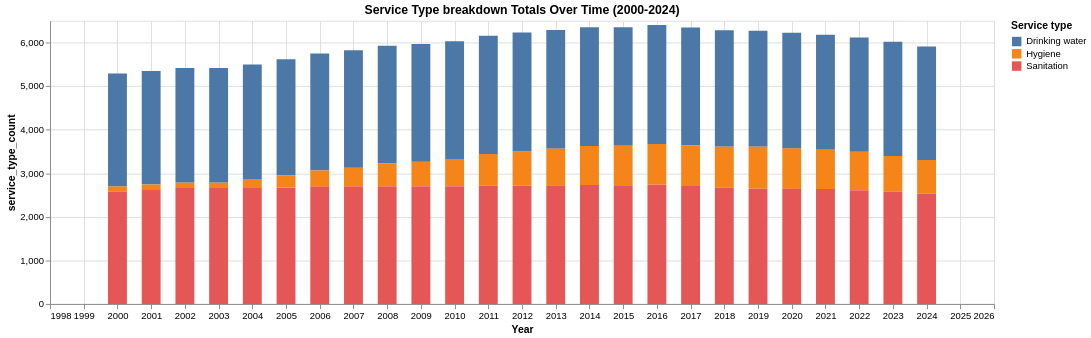

Source (notebook cell):
### Code cell
alt.Chart(df_agg_result_service_type).mark_bar(size=20).encode(
    x=alt.X('year', axis=alt.Axis(title='Year', format='d')),
    y='service_type_count',
    #color='service_type',
    color=alt.Color('service_type', legend=alt.Legend(title='Service type')),
).properties(
    width=1000,
    title='Service Type breakdown Totals Over Time (2000-2024)'
)

### Figure 1 — Vega-Lite specification as saved in the notebook (floating-point values rounded to 4 significant figures)
{"config": {"view": {"continuousWidth": 300, "continuousHeight": 300}}, "data": {"name": "data-65909f247be32249f1b45c953ea767d3"}, "mark": {"type": "bar", "size": 20}, "encoding": {"color": {"field": "service_type", "legend": {"title": "Service type"}, "type": "nominal"}, "x": {"axis": {"format": "d", "title": "Year"}, "field": "year", "type": "quantitative"}, "y": {"field": "service_type_count", "type": "quantitative"}}, "title": "Service Type breakdown Totals Over Time (2000-2024)", "width": 1000, "$schema": "https://vega.github.io/schema/vega-lite/v5.20.1.json", "datasets": {"data-65909f247be32249f1b45c953ea767d3": [{"year": 2000, "service_type": "Sanitation", "service_type_count": 2572}, {"year": 2000, "service_type": "Hygiene", "service_type_count": 129}, {"year": 2000, "service_type": "Drinking water", "service_type_count": 2586}, {"year": 2001, "service_type": "Sanitation", "service_type_count": 2613}, {"year": 2001, "service_type": "Drinking water", "service_type_count": 2604}, {"year": 2001, "service_type": "Hygiene", "service_type_count": 129}, {"year": 2002, "service_type": "Hygiene", "service_type_count": 129}, {"year": 2002, "service_type": "Sanitation", "service_type_count": 2660}, {"year": 2002, "service_type": "Drinking water", "service_type_count": 2626}, {"year": 2003, "service_type": "Sanitation", "service_type_count": 2660}, {"year": 2003, "service_type": "Hygiene", "service_type_count": 129}, {"year": 2003, "service_type": "Drinking water", "service_type_count": 2626}, {"year": 2004, "service_type": "Sanitation", "service_type_count": 2660}, {"year": 2004, "service_type": "Drinking water", "service_type_count": 2627}, {"year": 2004, "service_type": "Hygiene", "service_type_count": 208}, {"year": 2005, "service_type": "Sanitation", "service_type_count": 2676}, {"year": 2005, "service_type": "Drinking water", "service_type_count": 2664}, {"year": 2005, "service_type": "Hygiene", "service_type_count": 279}, {"year": 2006, "service_type": "Drinking water", "service_type_count": 2685}, {"year": 2006, "service_type": "Sanitation", "service_type_count": 2699}, {"year": 2006, "service_type": "Hygiene", "service_type_count": 364}, {"year": 2007, "service_type": "Sanitation", "service_type_count": 2703}, {"year": 2007, "service_type": "Hygiene", "service_type_count": 424}, {"year": 2007, "service_type": "Drinking water", "service_type_count": 2695}, {"year": 2008, "service_type": "Sanitation", "service_type_count": 2704}, {"year": 2008, "service_type": "Drinking water", "service_type_count": 2695}, {"year": 2008, "service_type": "Hygiene", "service_type_count": 526}, {"year": 2009, "service_type": "Sanitation", "service_type_count": 2704}, {"year": 2009, "service_type": "Hygiene", "service_type_count": 562}, {"year": 2009, "service_type": "Drinking water", "service_type_count": 2701}, {"year": 2010, "service_type": "Drinking water", "service_type_count": 2701}, {"year": 2010, "service_type": "Hygiene", "service_type_count": 624}, {"year": 2010, "service_type": "Sanitation", "service_type_count": 2704}, {"year": 2011, "service_type": "Sanitation", "service_type_count": 2717}, {"year": 2011, "service_type": "Hygiene", "service_type_count": 725}, {"year": 2011, "service_type": "Drinking water", "service_type_count": 2713}, {"year": 2012, "service_type": "Sanitation", "service_type_count": 2717}, {"year": 2012, "service_type": "Drinking water", "service_type_count": 2721}, {"year": 2012, "service_type": "Hygiene", "service_type_count": 791}, {"year": 2013, "service_type": "Drinking water", "service_type_count": 2723}, {"year": 2013, "service_type": "Sanitation", "service_type_count": 2724}, {"year": 2013, "service_type": "Hygiene", "service_type_count": 840}, {"year": 2014, "service_type": "Hygiene", "service_type_count": 899}, {"year": 2014, "service_type": "Sanitation", "service_type_count": 2729}, {"year": 2014, "service_type": "Drinking water", "service_type_count": 2723}, {"year": 2015, "service_type": "Drinking water", "service_type_count": 2720}, {"year": 2015, "service_type": "Hygiene", "service_type_count": 904}, {"year": 2015, "service_type": "Sanitation", "service_type_count": 2725}, {"year": 2016, "service_type": "Hygiene", "service_type_count": 933}, {"year": 2016, "service_type": "Sanitation", "service_type_count": 2738}, {"year": 2016, "service_type": "Drinking water", "service_type_count": 2730}, {"year": 2017, "service_type": "Sanitation", "service_type_count": 2708}, {"year": 2017, "service_type": "Hygiene", "service_type_count": 933}, {"year": 2017, "service_type": "Drinking water", "service_type_count": 2702}, {"year": 2018, "service_type": "Hygiene", "service_type_count": 949}, {"year": 2018, "service_type": "Drinking water", "service_type_count": 2666}, {"year": 2018, "service_type": "Sanitation", "service_type_count": 2667}, {"year": 2019, "service_type": "Hygiene", "service_type_count": 971}, {"year": 2019, "service_type": "Drinking water", "service_type_count": 2655}, {"year": 2019, "service_type": "Sanitation", "service_type_count": 2646}, {"year": 2020, "service_type": "Hygiene", "service_type_count": 933}, {"year": 2020, "service_type": "Sanitation", "service_type_count": 2642}, {"year": 2020, "service_type": "Drinking water", "service_type_count": 2651}, {"year": 2021, "service_type": "Drinking water", "service_type_count": 2640}, {"year": 2021, "service_type": "Hygiene", "service_type_count": 900}, {"year": 2021, "service_type": "Sanitation", "service_type_count": 2639}, {"year": 2022, "service_type": "Hygiene", "service_type_count": 882}, {"year": 2022, "service_type": "Sanitation", "service_type_count": 2612}, {"year": 2022, "service_type": "Drinking water", "service_type_count": 2623}, {"year": 2023, "service_type": "Hygiene", "service_type_count": 815}, {"year": 2023, "service_type": "Sanitation", "service_type_count": 2581}, {"year": 2023, "service_type": "Drinking water", "service_type_count": 2623}, {"year": 2024, "service_type": "Hygiene", "service_type_count": 770}, {"year": 2024, "service_type": "Drinking water", "service_type_count": 2604}, {"year": 2024, "service_type": "Sanitation", "service_type_count": 2537}]}}
